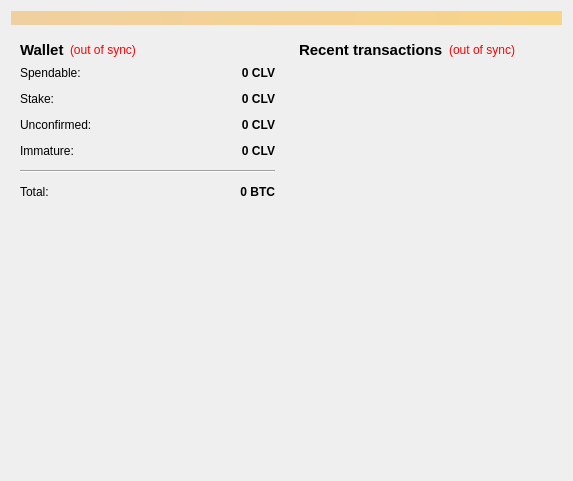
<?xml version="1.0" encoding="UTF-8"?>
<ui version="4.0">
 <class>OverviewPage</class>
 <widget class="QWidget" name="OverviewPage">
  <property name="geometry">
   <rect>
    <x>0</x>
    <y>0</y>
    <width>573</width>
    <height>342</height>
   </rect>
  </property>
  <property name="windowTitle">
   <string>Form</string>
  </property>
  <layout class="QVBoxLayout" name="topLayout">
   <item>
    <widget class="QLabel" name="labelAlerts">
     <property name="visible">
      <bool>false</bool>
     </property>
     <property name="styleSheet">
      <string notr="true">background-color: qlineargradient(x1: 0, y1: 0, x2: 1, y2: 0, stop:0 #F0D0A0, stop:1 #F8D488);  color:#000000
</string>
     </property>
     <property name="wordWrap">
      <bool>true</bool>
     </property>
     <property name="margin">
      <number>3</number>
     </property>
    </widget>
   </item>
   <item>
    <layout class="QHBoxLayout" name="horizontalLayout" stretch="1,1">
     <item>
      <layout class="QVBoxLayout" name="verticalLayout_2">
       <item>
        <widget class="QWidget" name="widget" native="true">
         <layout class="QVBoxLayout" name="verticalLayout_4">
          <item>
           <layout class="QHBoxLayout" name="horizontalLayout_4">
            <item>
             <widget class="QLabel" name="label_5">
              <property name="font">
               <font>
                <pointsize>11</pointsize>
                <weight>75</weight>
                <bold>true</bold>
               </font>
              </property>
              <property name="text">
               <string>Wallet</string>
              </property>
             </widget>
            </item>
            <item>
             <widget class="QLabel" name="labelWalletStatus">
              <property name="toolTip">
               <string>The displayed information may be out of date. Your wallet automatically synchronizes with the Clever network after a connection is established, but this process has not completed yet.</string>
              </property>
              <property name="styleSheet">
               <string notr="true">QLabel { color: red; }</string>
              </property>
              <property name="text">
               <string notr="true">(out of sync)</string>
              </property>
              <property name="alignment">
               <set>Qt::AlignLeading|Qt::AlignLeft|Qt::AlignVCenter</set>
              </property>
             </widget>
            </item>
            <item>
             <spacer name="horizontalSpacer_2">
              <property name="orientation">
               <enum>Qt::Horizontal</enum>
              </property>
              <property name="sizeHint" stdset="0">
               <size>
                <width>40</width>
                <height>20</height>
               </size>
              </property>
             </spacer>
            </item>
           </layout>
          </item>
          <item>
           <layout class="QFormLayout" name="formLayout_2">
            <property name="fieldGrowthPolicy">
             <enum>QFormLayout::AllNonFixedFieldsGrow</enum>
            </property>
            <property name="horizontalSpacing">
             <number>12</number>
            </property>
            <property name="verticalSpacing">
             <number>12</number>
            </property>
            <item row="0" column="0">
             <widget class="QLabel" name="label">
              <property name="text">
               <string>Spendable:</string>
              </property>
             </widget>
            </item>
            <item row="0" column="1">
             <widget class="QLabel" name="labelBalance">
              <property name="font">
               <font>
                <weight>75</weight>
                <bold>true</bold>
               </font>
              </property>
              <property name="cursor">
               <cursorShape>IBeamCursor</cursorShape>
              </property>
              <property name="toolTip">
               <string>Your current spendable balance</string>
              </property>
              <property name="text">
               <string notr="true">0 CLV</string>
              </property>
              <property name="alignment">
               <set>Qt::AlignRight|Qt::AlignTrailing|Qt::AlignVCenter</set>
              </property>
              <property name="textInteractionFlags">
               <set>Qt::LinksAccessibleByMouse|Qt::TextSelectableByKeyboard|Qt::TextSelectableByMouse</set>
              </property>
             </widget>
            </item>
            <item row="1" column="0">
             <widget class="QLabel" name="label_6">
              <property name="text">
               <string>Stake:</string>
              </property>
             </widget>
            </item>
            <item row="1" column="1">
             <widget class="QLabel" name="labelStake">
              <property name="font">
               <font>
                <weight>75</weight>
                <bold>true</bold>
               </font>
              </property>
              <property name="cursor">
               <cursorShape>IBeamCursor</cursorShape>
              </property>
              <property name="toolTip">
               <string>Total of coins that was staked, and do not yet count toward the current balance</string>
              </property>
              <property name="text">
               <string notr="true">0 CLV</string>
              </property>
              <property name="alignment">
               <set>Qt::AlignRight|Qt::AlignTrailing|Qt::AlignVCenter</set>
              </property>
              <property name="textInteractionFlags">
               <set>Qt::LinksAccessibleByMouse|Qt::TextSelectableByKeyboard|Qt::TextSelectableByMouse</set>
              </property>
             </widget>
            </item>
            <item row="2" column="0">
             <widget class="QLabel" name="label_3">
              <property name="text">
               <string>Unconfirmed:</string>
              </property>
             </widget>
            </item>
            <item row="2" column="1">
             <widget class="QLabel" name="labelUnconfirmed">
              <property name="font">
               <font>
                <weight>75</weight>
                <bold>true</bold>
               </font>
              </property>
              <property name="cursor">
               <cursorShape>IBeamCursor</cursorShape>
              </property>
              <property name="toolTip">
               <string>Total of transactions that have yet to be confirmed, and do not yet count toward the current balance</string>
              </property>
              <property name="text">
               <string notr="true">0 CLV</string>
              </property>
              <property name="alignment">
               <set>Qt::AlignRight|Qt::AlignTrailing|Qt::AlignVCenter</set>
              </property>
              <property name="textInteractionFlags">
               <set>Qt::LinksAccessibleByMouse|Qt::TextSelectableByKeyboard|Qt::TextSelectableByMouse</set>
              </property>
             </widget>
            </item>
            <item row="3" column="0">
             <widget class="QLabel" name="labelImmatureText">
              <property name="text">
               <string>Immature:</string>
              </property>
             </widget>
            </item>
            <item row="3" column="1">
             <widget class="QLabel" name="labelImmature">
              <property name="font">
               <font>
                <weight>75</weight>
                <bold>true</bold>
               </font>
              </property>
              <property name="toolTip">
               <string>Mined balance that has not yet matured</string>
              </property>
              <property name="text">
               <string notr="true">0 CLV</string>
              </property>
              <property name="alignment">
               <set>Qt::AlignRight|Qt::AlignTrailing|Qt::AlignVCenter</set>
              </property>
              <property name="textInteractionFlags">
               <set>Qt::LinksAccessibleByMouse|Qt::TextSelectableByKeyboard|Qt::TextSelectableByMouse</set>
              </property>
             </widget>
            </item>
            <item row="4" column="0" colspan="2">
             <widget class="Line" name="line">
              <property name="orientation">
               <enum>Qt::Horizontal</enum>
              </property>
             </widget>
            </item>
            <item row="5" column="0">
             <widget class="QLabel" name="labelTotalText">
              <property name="text">
               <string>Total:</string>
              </property>
             </widget>
            </item>
            <item row="5" column="1">
             <widget class="QLabel" name="labelTotal">
              <property name="font">
               <font>
                <weight>75</weight>
                <bold>true</bold>
               </font>
              </property>
              <property name="cursor">
               <cursorShape>IBeamCursor</cursorShape>
              </property>
              <property name="toolTip">
               <string>Your current total balance</string>
              </property>
              <property name="text">
               <string notr="true">0 BTC</string>
              </property>
              <property name="alignment">
               <set>Qt::AlignRight|Qt::AlignTrailing|Qt::AlignVCenter</set>
              </property>
              <property name="textInteractionFlags">
               <set>Qt::LinksAccessibleByMouse|Qt::TextSelectableByKeyboard|Qt::TextSelectableByMouse</set>
              </property>
             </widget>
            </item>
           </layout>
          </item>
         </layout>
        </widget>
       </item>
       <item>
        <spacer name="verticalSpacer_2">
         <property name="orientation">
          <enum>Qt::Vertical</enum>
         </property>
         <property name="sizeHint" stdset="0">
          <size>
           <width>20</width>
           <height>40</height>
          </size>
         </property>
        </spacer>
       </item>
       <item>
        <widget class="QLabel" name="label_2">
         <property name="minimumSize">
          <size>
           <width>256</width>
           <height>256</height>
          </size>
         </property>
         <property name="maximumSize">
          <size>
           <width>256</width>
           <height>256</height>
          </size>
         </property>
         <property name="text">
          <string/>
         </property>
         <property name="pixmap">
          <pixmap resource="../bitcoin.qrc">:/images/wallet</pixmap>
         </property>
         <property name="alignment">
          <set>Qt::AlignCenter</set>
         </property>
        </widget>
       </item>
       <item>
        <spacer name="verticalSpacer">
         <property name="orientation">
          <enum>Qt::Vertical</enum>
         </property>
         <property name="sizeHint" stdset="0">
          <size>
           <width>20</width>
           <height>40</height>
          </size>
         </property>
        </spacer>
       </item>
      </layout>
     </item>
     <item>
      <layout class="QVBoxLayout" name="verticalLayout_3">
       <item>
        <widget class="QWidget" name="widget_2" native="true">
         <layout class="QVBoxLayout" name="verticalLayout">
          <item>
           <layout class="QHBoxLayout" name="horizontalLayout_2">
            <item>
             <widget class="QLabel" name="label_4">
              <property name="font">
               <font>
                <pointsize>11</pointsize>
                <weight>75</weight>
                <bold>true</bold>
               </font>
              </property>
              <property name="text">
               <string>&lt;b&gt;Recent transactions&lt;/b&gt;</string>
              </property>
             </widget>
            </item>
            <item>
             <widget class="QLabel" name="labelTransactionsStatus">
              <property name="toolTip">
               <string>The displayed information may be out of date. Your wallet automatically synchronizes with the Clever network after a connection is established, but this process has not completed yet.</string>
              </property>
              <property name="styleSheet">
               <string notr="true">QLabel { color: red; }</string>
              </property>
              <property name="text">
               <string notr="true">(out of sync)</string>
              </property>
              <property name="alignment">
               <set>Qt::AlignRight|Qt::AlignTrailing|Qt::AlignVCenter</set>
              </property>
             </widget>
            </item>
            <item>
             <spacer name="horizontalSpacer">
              <property name="orientation">
               <enum>Qt::Horizontal</enum>
              </property>
              <property name="sizeHint" stdset="0">
               <size>
                <width>40</width>
                <height>20</height>
               </size>
              </property>
             </spacer>
            </item>
           </layout>
          </item>
          <item>
           <widget class="QListView" name="listTransactions">
            <property name="styleSheet">
             <string notr="true">QListView { background: transparent; }</string>
            </property>
            <property name="frameShape">
             <enum>QFrame::NoFrame</enum>
            </property>
            <property name="verticalScrollBarPolicy">
             <enum>Qt::ScrollBarAlwaysOff</enum>
            </property>
            <property name="horizontalScrollBarPolicy">
             <enum>Qt::ScrollBarAlwaysOff</enum>
            </property>
            <property name="selectionMode">
             <enum>QAbstractItemView::NoSelection</enum>
            </property>
           </widget>
          </item>
         </layout>
        </widget>
       </item>
      </layout>
     </item>
    </layout>
   </item>
  </layout>
 </widget>
 <resources>
  <include location="../bitcoin.qrc"/>
 </resources>
 <connections/>
</ui>
